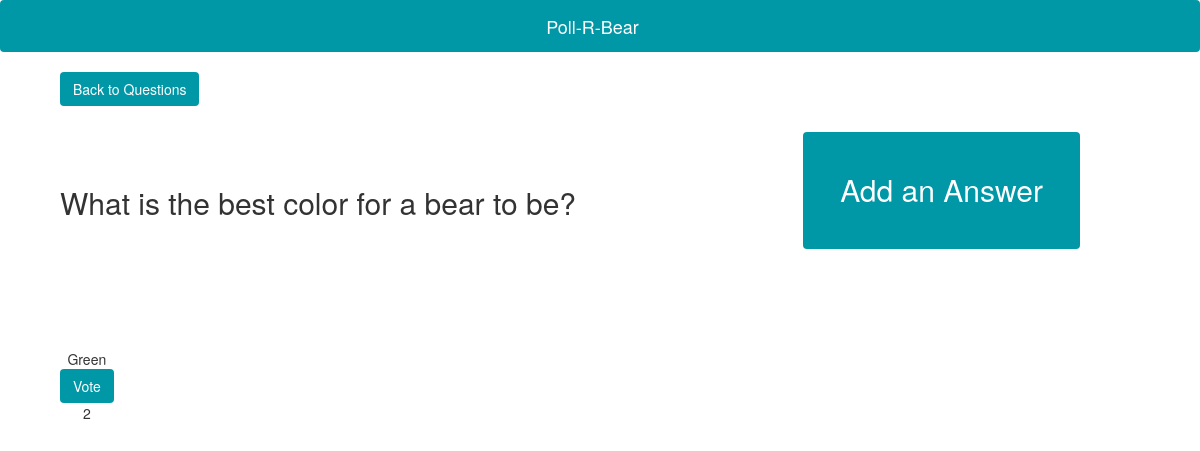
Screenshot of /question/3 with the database file from the repository.
### Poll_R_Bear/models.py (models this page shows, shortened)
class Question(models.Model):
	text = models.CharField(max_length=200)
	def __str__(self):
		return self.text

class Answer(models.Model):
	question = models.ForeignKey(Question, on_delete=models.CASCADE)
	text = models.CharField(max_length=200)
	upvotes = models.IntegerField(default=0)

### Poll_R_Bear/views.py (the view)
# urls.py: url(r'^question/(?P<question_id>[0-9]+)$', bear_views.question, name="question"),
def question(request, question_id):
	question = Question.objects.get(id=question_id)
	answers = Answer.objects.filter(question=question).order_by('-upvotes')
	context = {'question': question,
				'answers': answers }
	return render(request, 'question.html', context)

### Poll_R_Bear/Templates/question.html (shortened to what this page needs)
<html>
<head>
	{% load static %}
	<link rel="stylesheet" href="https://maxcdn.bootstrapcdn.com/bootstrap/3.3.7/css/bootstrap.min.css"/>
	<link rel="stylesheet" type="text/css" href="{% static 'style.css' %}"/>
</head>
<body>
	<nav class="navbar navbar-fixed">
		<div class="container-fluid">
			<div class="navbar-header">
				<div class="navbar-brand" href="#">Poll-R-Bear
				</div>
			</div>
		</div>
	</nav>
	<a href='/index/'>
		<button class="btn btn-bear back"> Back to Questions </button>
	</a>
	<button type="button" class="btn btn-bear btn-fancy" id="answerCreate" data-toggle="modal" data-target="#create-answer">
		Add an Answer
	</button>
	<h2 class="question-title">
		{{ question }}
	</h2>
	<div class="answer-wrapper">
		{% for answer in answers %}
		<div class="answer">
			<p>{{answer.text}}</p>
			<button class="btn btn-bear" onclick="upvote({{answer.id}})">Vote</button>
			<p id="{{answer.id}}">{{answer.upvotes}}</p>
		</div>
    	{% endfor %}
	</div>
</body>
</html>

### Poll_R_Bear/static/style.css (style rules this page uses)
nav { background-color: #0097a7; color: #FFFFFF; width: 100%; }
.navbar-header { float: left; text-align: center; width: 100%; }
.navbar-brand { float:none; }
.question-title { padding: 5%; float: left; }
.btn-bear { background-color: #0097a7; color: white; }
.btn-fancy { padding: 3%; font-size: 30px; margin-right: 10%; margin-top: 5%; float: right; }
.answer-wrapper { padding: 5%; clear: both; }
.answer { float: left; display: block; margin-right: 5%; }
.answer > * { text-align: center; margin: auto; }
.back { float: left; margin-left: 5%; }

### rows the page displays
Question: text "What is the best color for a bear to be?"
Answer: text "Green", upvotes "2"
